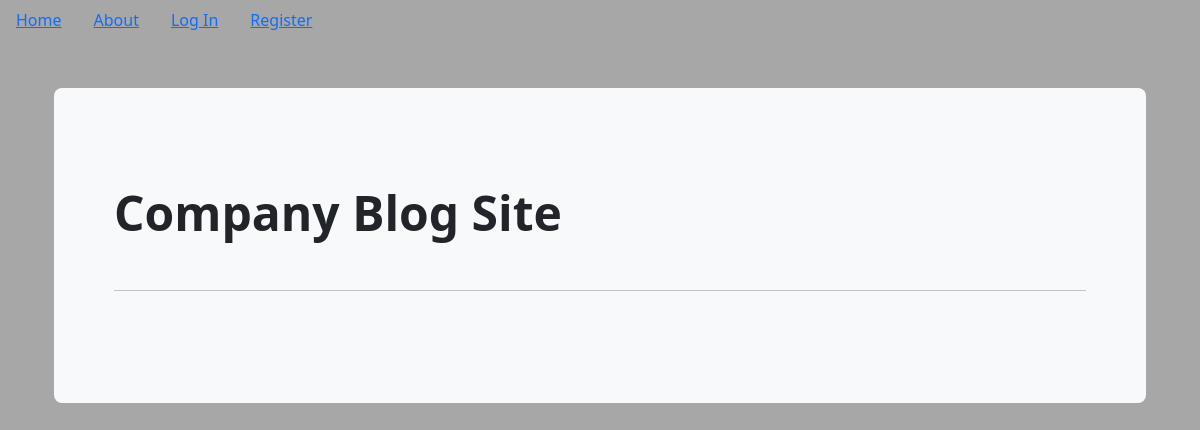
/, run on an earlier commit of the app's database.
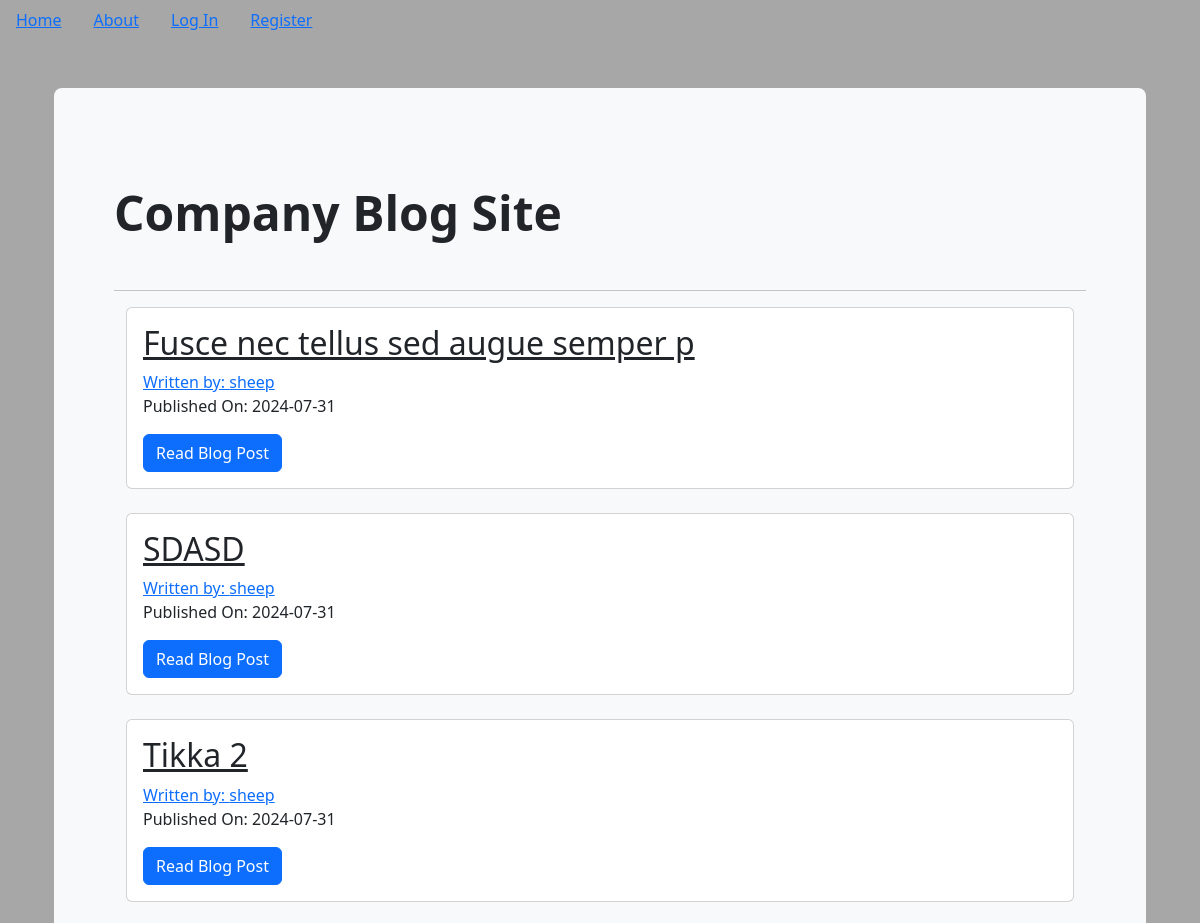
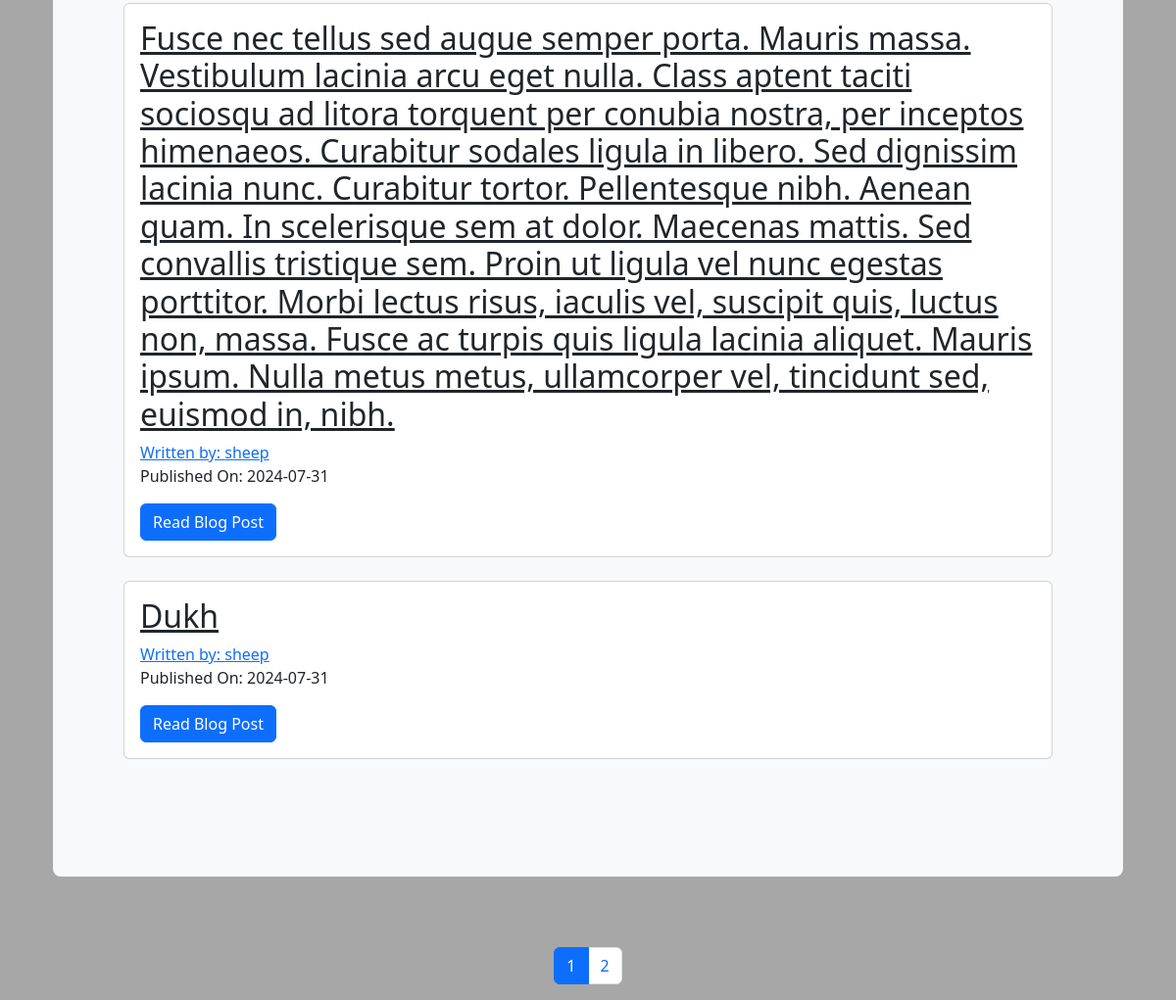
And on a later commit of the database (2 pictures, top to bottom).
### puppycompanyblog/models.py (models this page shows, shortened)
class BlogPost(db.Model):
    users = db.relationship(User)
    id = db.Column(db.Integer,primary_key=True)
    user_id = db.Column(db.Integer,db.ForeignKey('users.id'),nullable=False)
    date = db.Column(db.DateTime,nullable=False,default=datetime.utcnow)
    title = db.Column(db.String(140),nullable=False)
    text = db.Column(db.Text,nullable=False)

class User(db.Model,UserMixin):
    __tablename__ = 'users'
    id = db.Column(db.Integer,primary_key=True)
    profile_image = db.Column(db.String(64),nullable=False,default='default_profile.png')
    email = db.Column(db.String(64),unique=True,index=True)
    username = db.Column(db.String(64),unique=True,index=True)
    password_hash = db.Column(db.String(128))
    posts = db.relationship('BlogPost',backref='author',lazy=True)

### puppycompanyblog/core/views.py (the view)
@core.route('/')
def index():
  page = request.args.get('page',1,type=int)
  blog_posts = BlogPost.query.order_by(BlogPost.date.desc()).paginate(page=page,per_page=5)
  return render_template('index.html',blog_posts=blog_posts)

### puppycompanyblog/templates/index.html
{% extends "base.html" %}
{% block content %}
<div class="container py-5">
  <div class="p-5 mb-4 bg-light rounded-3">
    <div class="container-fluid py-5">
      <h2 class="display-5 fw-bold">Company Blog Site</h2>
      <br>
      <hr>
      <div class="container">
        {% for post in blog_posts.items %}
          <div class="card">
            <div class="card-body">
              <h2><a class='card-title' href="{{ url_for('blog_posts.blog_post',blog_post_id=post.id)}}">{{post.title}}</a></h2>
              <a href="{{ url_for('users.user_posts', username=post.author.username)}}">Written by: {{post.author.username}}</a>
              <p>Published On: {{ post.date.strftime('%Y-%m-%d') }}</p>
              <a class="btn btn-primary" href="{{ url_for('blog_posts.blog_post',blog_post_id=post.id)}}">Read Blog Post</a>
            </div>
          </div>
          <br>
        {% endfor %}
      </div>
    </div>
  </div>
</div>
<nav aria-label="Page navigation example">
  <ul class="pagination justify-content-center">
    {% for page_num in blog_posts.iter_pages(left_edge=1, right_edge=1, left_current=1, right_current=2) %}
      {% if blog_posts.page == page_num %}
        <li class="page-item active" aria-current="page">
          <span class="page-link">{{ page_num }}</span>
        </li>
      {% else %}
        <li class="page-item">
          <a class="page-link" href="{{ url_for('core.index', page=page_num) }}">{{ page_num }}</a>
        </li>
      {% endif %}
    {% endfor %}
  </ul>
</nav>
{% endblock %}

### puppycompanyblog/templates/base.html (shortened to what this page needs)
<!DOCTYPE html>
<html lang="en">
<head>
  <link href="https://cdn.jsdelivr.net/npm/bootstrap@5.3.3/dist/css/bootstrap.min.css" rel="stylesheet">
</head>
<body>
  <ul class="nav">
    <li class="nav-link">
      <a href="{{url_for('core.index')}}">Home</a>
    </li>
    <li class="nav-link">
      <a href="{{url_for('core.info')}}">About</a>
    </li>
    {% if current_user.is_authenticated %}
    <li class="nav-link">
      <a href="{{url_for('users.logout')}}">Log Out</a>
    </li>
    <li class="nav-link">
      <a href="{{url_for('users.account')}}">Account</a>
    </li>
    <li class="nav-link">
      <a href="{{url_for('blog_posts.create_post')}}">Create Post</a>
    </li>
    {% else %}
    <li class="nav-link">
      <a href="{{url_for('users.login')}}">Log In</a>
    </li>
    <li class="nav-link">
      <a href="{{url_for('users.register')}}">Register</a>
    </li>
    {% endif %}
  </ul>
  <div class="container">
    {% block content %}
    {% endblock %}
  </div>
</body>
</body>
</html>

### puppycompanyblog/templates/base.html (style rules this page uses)
body { background-color: #a7a7a7; }

What changed in the data, as far as the page shows it:
added BlogPost: title "Fusce nec tellus sed augue semper p", author.username "sheep", date "2024-07-31"
added BlogPost: title "SDASD", author.username "sheep", date "2024-07-31"
added BlogPost: title "Tikka 2", author.username "sheep", date "2024-07-31"
added BlogPost: title "Fusce nec tellus sed augue semper porta. Mauris massa. Vestibulum lacinia arcu eget nulla. Class aptent taciti sociosqu ad litora torquent per conubia nostra, per inceptos himenaeos. Curabitur sodales ligula in libero. Sed dignissim lacinia nunc. Curabitur tortor. Pellentesque nibh. Aenean quam. In scelerisque sem at dolor. Maecenas mattis. Sed convallis tristique sem. Proin ut ligula vel nunc egestas porttitor. Morbi lectus risus, iaculis vel, suscipit quis, luctus non, massa. Fusce ac turpis quis ligula lacinia aliquet. Mauris ipsum. Nulla metus metus, ullamcorper vel, tincidunt sed, euismod in, nibh.", author.username "sheep", date "2024-07-31"
added BlogPost: title "Dukh", author.username "sheep", date "2024-07-31"
Also different on the page:
new list line: "1"
new list line: "2"
